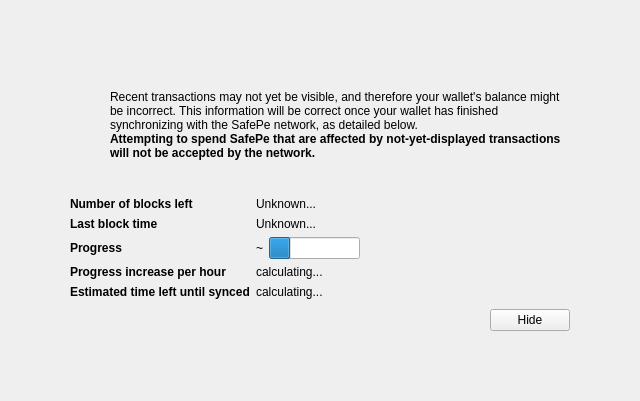
<?xml version="1.0" encoding="UTF-8"?>
<ui version="4.0">
 <class>ModalOverlay</class>
 <widget class="ModalOverlay" name="ModalOverlay">
  <property name="geometry">
   <rect>
    <x>0</x>
    <y>0</y>
    <width>640</width>
    <height>401</height>
   </rect>
  </property>
  <property name="windowTitle">
   <string>Form</string>
  </property>
  <layout class="QVBoxLayout" name="verticalLayout" stretch="0">
   <property name="sizeConstraint">
    <enum>QLayout::SetDefaultConstraint</enum>
   </property>
   <property name="leftMargin">
    <number>0</number>
   </property>
   <property name="topMargin">
    <number>0</number>
   </property>
   <property name="rightMargin">
    <number>0</number>
   </property>
   <property name="bottomMargin">
    <number>0</number>
   </property>
   <item>
    <widget class="QWidget" name="bgWidget" native="true">
     <property name="styleSheet">
      <string notr="true"/>
     </property>
     <layout class="QVBoxLayout" name="verticalLayoutMain" stretch="0">
      <property name="leftMargin">
       <number>60</number>
      </property>
      <property name="topMargin">
       <number>60</number>
      </property>
      <property name="rightMargin">
       <number>60</number>
      </property>
      <property name="bottomMargin">
       <number>60</number>
      </property>
      <item>
       <widget class="QWidget" name="contentWidget" native="true">
        <property name="styleSheet">
         <string notr="true"/>
        </property>
        <layout class="QVBoxLayout" name="verticalLayoutSub" stretch="1,0,0,0,0">
         <property name="spacing">
          <number>0</number>
         </property>
         <property name="leftMargin">
          <number>10</number>
         </property>
         <property name="topMargin">
          <number>10</number>
         </property>
         <property name="rightMargin">
          <number>10</number>
         </property>
         <property name="bottomMargin">
          <number>10</number>
         </property>
         <item>
          <layout class="QHBoxLayout" name="horizontalLayoutIconText" stretch="0,1">
           <property name="topMargin">
            <number>20</number>
           </property>
           <item>
            <layout class="QVBoxLayout" name="verticalLayoutIcon">
             <property name="leftMargin">
              <number>0</number>
             </property>
             <item>
              <widget class="QPushButton" name="warningIcon">
               <property name="enabled">
                <bool>false</bool>
               </property>
               <property name="text">
                <string/>
               </property>
               <property name="icon">
                <iconset>
                 <normaloff>:/icons/warning</normaloff>
                 <disabledoff>:/icons/warning</disabledoff>:/icons/warning</iconset>
               </property>
               <property name="iconSize">
                <size>
                 <width>48</width>
                 <height>48</height>
                </size>
               </property>
               <property name="flat">
                <bool>true</bool>
               </property>
              </widget>
             </item>
             <item>
              <spacer name="verticalSpacerWarningIcon">
               <property name="orientation">
                <enum>Qt::Vertical</enum>
               </property>
               <property name="sizeHint" stdset="0">
                <size>
                 <width>20</width>
                 <height>40</height>
                </size>
               </property>
              </spacer>
             </item>
            </layout>
           </item>
           <item>
            <layout class="QVBoxLayout" name="verticalLayoutInfoText">
             <property name="leftMargin">
              <number>0</number>
             </property>
             <property name="topMargin">
              <number>0</number>
             </property>
             <item>
              <widget class="QLabel" name="infoText">
               <property name="text">
                <string>Recent transactions may not yet be visible, and therefore your wallet's balance might be incorrect. This information will be correct once your wallet has finished synchronizing with the SafePe network, as detailed below.</string>
               </property>
               <property name="textFormat">
                <enum>Qt::RichText</enum>
               </property>
               <property name="wordWrap">
                <bool>true</bool>
               </property>
              </widget>
             </item>
             <item>
              <widget class="QLabel" name="infoTextStrong">
               <property name="font">
                <font>
                 <weight>75</weight>
                 <bold>true</bold>
                </font>
               </property>
               <property name="text">
                <string>Attempting to spend SafePe that are affected by not-yet-displayed transactions will not be accepted by the network.</string>
               </property>
               <property name="textFormat">
                <enum>Qt::RichText</enum>
               </property>
               <property name="wordWrap">
                <bool>true</bool>
               </property>
              </widget>
             </item>
             <item>
              <spacer name="verticalSpacerInTextSpace">
               <property name="orientation">
                <enum>Qt::Vertical</enum>
               </property>
               <property name="sizeHint" stdset="0">
                <size>
                 <width>20</width>
                 <height>40</height>
                </size>
               </property>
              </spacer>
             </item>
            </layout>
           </item>
          </layout>
         </item>
         <item>
          <spacer name="verticalSpacerAfterText">
           <property name="orientation">
            <enum>Qt::Vertical</enum>
           </property>
           <property name="sizeHint" stdset="0">
            <size>
             <width>20</width>
             <height>40</height>
            </size>
           </property>
          </spacer>
         </item>
         <item>
          <layout class="QFormLayout" name="formLayout">
           <property name="fieldGrowthPolicy">
            <enum>QFormLayout::FieldsStayAtSizeHint</enum>
           </property>
           <property name="horizontalSpacing">
            <number>6</number>
           </property>
           <property name="verticalSpacing">
            <number>6</number>
           </property>
           <property name="topMargin">
            <number>10</number>
           </property>
           <item row="0" column="0">
            <widget class="QLabel" name="labelNumberOfBlocksLeft">
             <property name="font">
              <font>
               <weight>75</weight>
               <bold>true</bold>
              </font>
             </property>
             <property name="text">
              <string>Number of blocks left</string>
             </property>
            </widget>
           </item>
           <item row="0" column="1">
            <widget class="QLabel" name="numberOfBlocksLeft">
             <property name="text">
              <string>Unknown...</string>
             </property>
            </widget>
           </item>
           <item row="1" column="0">
            <widget class="QLabel" name="labelLastBlockTime">
             <property name="font">
              <font>
               <weight>75</weight>
               <bold>true</bold>
              </font>
             </property>
             <property name="text">
              <string>Last block time</string>
             </property>
            </widget>
           </item>
           <item row="1" column="1">
            <widget class="QLabel" name="newestBlockDate">
             <property name="sizePolicy">
              <sizepolicy hsizetype="Maximum" vsizetype="Preferred">
               <horstretch>0</horstretch>
               <verstretch>0</verstretch>
              </sizepolicy>
             </property>
             <property name="text">
              <string>Unknown...</string>
             </property>
            </widget>
           </item>
           <item row="2" column="0">
            <widget class="QLabel" name="labelSyncDone">
             <property name="font">
              <font>
               <weight>75</weight>
               <bold>true</bold>
              </font>
             </property>
             <property name="text">
              <string>Progress</string>
             </property>
            </widget>
           </item>
           <item row="2" column="1">
            <layout class="QHBoxLayout" name="horizontalLayoutSync" stretch="0,1">
             <item>
              <widget class="QLabel" name="percentageProgress">
               <property name="text">
                <string notr="true">~</string>
               </property>
              </widget>
             </item>
             <item>
              <widget class="QProgressBar" name="progressBar">
               <property name="value">
                <number>24</number>
               </property>
               <property name="format">
                <string/>
               </property>
              </widget>
             </item>
            </layout>
           </item>
           <item row="4" column="0">
            <widget class="QLabel" name="labelProgressIncrease">
             <property name="font">
              <font>
               <weight>75</weight>
               <bold>true</bold>
              </font>
             </property>
             <property name="text">
              <string>Progress increase per hour</string>
             </property>
            </widget>
           </item>
           <item row="4" column="1">
            <widget class="QLabel" name="progressIncreasePerH">
             <property name="text">
              <string>calculating...</string>
             </property>
            </widget>
           </item>
           <item row="5" column="0">
            <widget class="QLabel" name="labelEstimatedTimeLeft">
             <property name="font">
              <font>
               <weight>75</weight>
               <bold>true</bold>
              </font>
             </property>
             <property name="text">
              <string>Estimated time left until synced</string>
             </property>
            </widget>
           </item>
           <item row="5" column="1">
            <widget class="QLabel" name="expectedTimeLeft">
             <property name="text">
              <string>calculating...</string>
             </property>
            </widget>
           </item>
          </layout>
         </item>
         <item>
          <layout class="QHBoxLayout" name="horizontalLayoutButtons">
           <property name="leftMargin">
            <number>10</number>
           </property>
           <property name="topMargin">
            <number>10</number>
           </property>
           <item>
            <spacer name="horizontalSpacer">
             <property name="orientation">
              <enum>Qt::Horizontal</enum>
             </property>
             <property name="sizeHint" stdset="0">
              <size>
               <width>40</width>
               <height>20</height>
              </size>
             </property>
            </spacer>
           </item>
           <item>
            <widget class="QPushButton" name="closeButton">
             <property name="text">
              <string>Hide</string>
             </property>
            </widget>
           </item>
          </layout>
         </item>
         <item>
          <layout class="QVBoxLayout" name="verticalLayout_2">
           <item>
            <spacer name="verticalSpacer">
             <property name="orientation">
              <enum>Qt::Vertical</enum>
             </property>
             <property name="sizeHint" stdset="0">
              <size>
               <width>20</width>
               <height>40</height>
              </size>
             </property>
            </spacer>
           </item>
          </layout>
         </item>
        </layout>
       </widget>
      </item>
     </layout>
    </widget>
   </item>
  </layout>
 </widget>
 <customwidgets>
  <customwidget>
   <class>ModalOverlay</class>
   <extends>QWidget</extends>
   <header>modaloverlay.h</header>
   <container>1</container>
  </customwidget>
 </customwidgets>
 <resources/>
 <connections/>
</ui>
